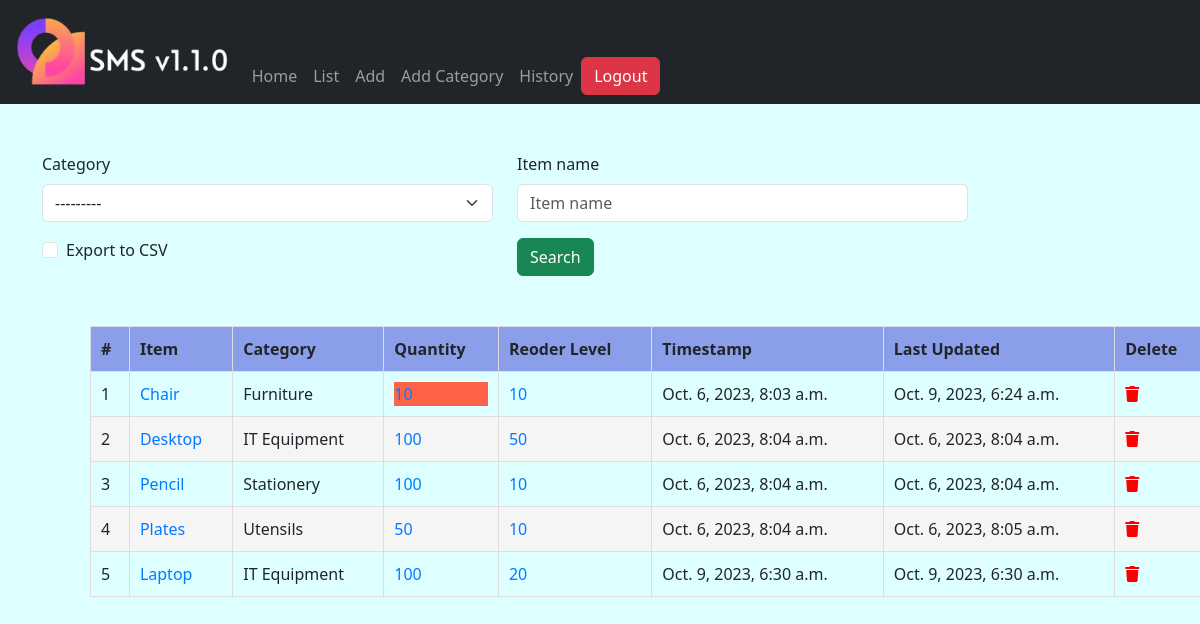
The app's page /stock/list/ (signed in), older data.
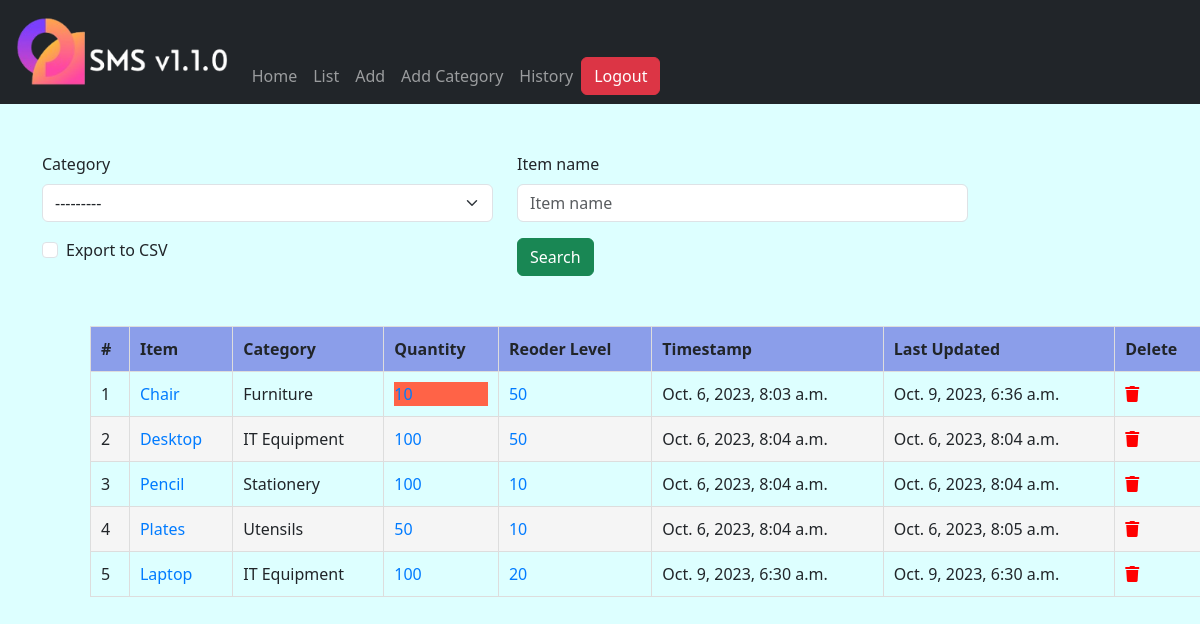
The same page, newer data.
### stockmgt/models.py (models this page shows, shortened)
class Stock(models.Model):
    category = models.ForeignKey(Category, on_delete=models.CASCADE, blank=True, null=True)
    item_name = models.CharField(max_length=50, blank=True, null=True)
    quantity = models.IntegerField(default='0', blank=True, null=True)
    receive_quantity = models.IntegerField(default='0', blank=True, null=True)
    receive_by = models.CharField(max_length=50, blank=True, null=True)
    issue_quantity = models.IntegerField(default='0', blank=True, null=True)
    issue_by = models.CharField(max_length=50, blank=True, null=True)
    issue_to = models.CharField(max_length=50, blank=True, null=True)
    phone_number = models.CharField(max_length=50, blank=True, null=True)
    created_by = models.CharField(max_length=50, blank=True, null=True)
    reorder_level = models.IntegerField(default='0', blank=True, null=True)
    timestamp = models.DateTimeField(auto_now_add=True, auto_now=False)
    last_updated = models.DateTimeField(auto_now_add=False, auto_now=True)
    export_to_CSV = models.BooleanField(default=False)

class Category(models.Model):
    name = models.CharField(max_length=50, blank=True, null=True)
    def __str__(self):
        return self.name

### stockmgt/views.py (the view, shortened to what this page needs)
# urls.py: path('list/', list_items, name='list'),
@login_required(login_url=('/accounts/login'))
def list_items(request):
    queryset = Stock.objects.all()
    form = StockSearchForm()
    context={
        'queryset':queryset,
        'form':form
    }
    return render(request, 'stock/list.html', context)

### stockmgt/forms.py
class StockSearchForm(forms.ModelForm):
   class Meta:
     model = Stock
     fields = ['category', 'item_name', 'export_to_CSV']

### stockmgt/templates/stock/list.html (shortened to what this page needs)
{% extends 'base.html' %}
{% load bootstrap5 %}
{% block content %}
	<div class="container">
		<form class="mt-5" method="post" action="">
			<div class="row">
				{% for field in form %}
				<div class="col-sm-5">
					{% bootstrap_field field %}
				</div>
				{% endfor %}
				<div class="col-sm-3">
					<input class="btn btn-success" type="submit" value="Search">
				</div>
			</div>
		</form>
		<table class="m-5">
			<thead>
				<th>#</th>
				<th>Item</th>
				<th>Category</th>
				<th>Quantity</th>
				<th>Reoder Level</th>
				<th>Timestamp</th>
				<th>Last Updated</th>
				<th>Delete</th>
			</thead>
			<tbody>
				{% for instance in queryset %}
				<tr>
					<td>{{forloop.counter}}</td>
					<td><a href="{% url 'stock:update' id=instance.id %}">{{instance.item_name}}</a></td>
					<td>{{instance.category}}</td>
					<td><a href="{% url 'stock:detail' id=instance.id %}">
						{% if instance.quantity <= instance.reorder_level %}
						<div style="background-color: tomato;">{{instance.quantity}}</div>
						{% else %}{{instance.quantity}}
						{% endif %}
					</a></td>
					<td><a href="{% url 'stock:reorder' instance.id %}">{{instance.reorder_level}}</a></td>
					<td>{{instance.timestamp}}</td>
					<td>{{instance.last_updated}}</td>
					<td><a href="{% url 'stock:delete' id=instance.id %}"><i class="fas fa-trash" style="color: red;"></i></a></td>
				</tr>
				{% endfor %}
			</tbody>
		</table>
	</div>
{% endblock %}

Row changes from the older to the newer data that the page shows:
changed Stock "Chair": reorder_level "10" → "50"; last_updated "Oct. 9, 2023, 6:24 a.m." → "Oct. 9, 2023, 6:36 a.m."
